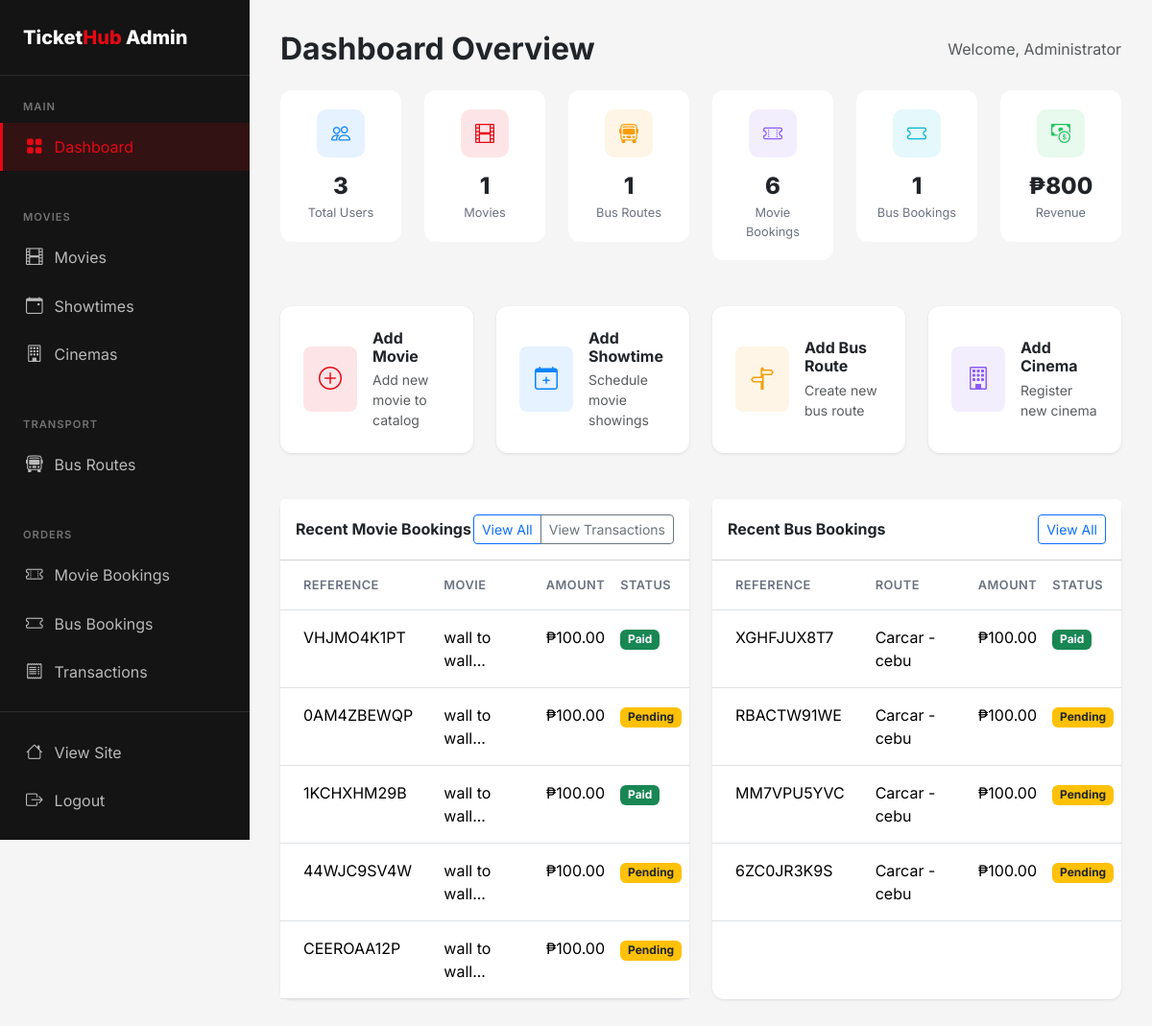
Page /admin (signed in) on the earlier database version.
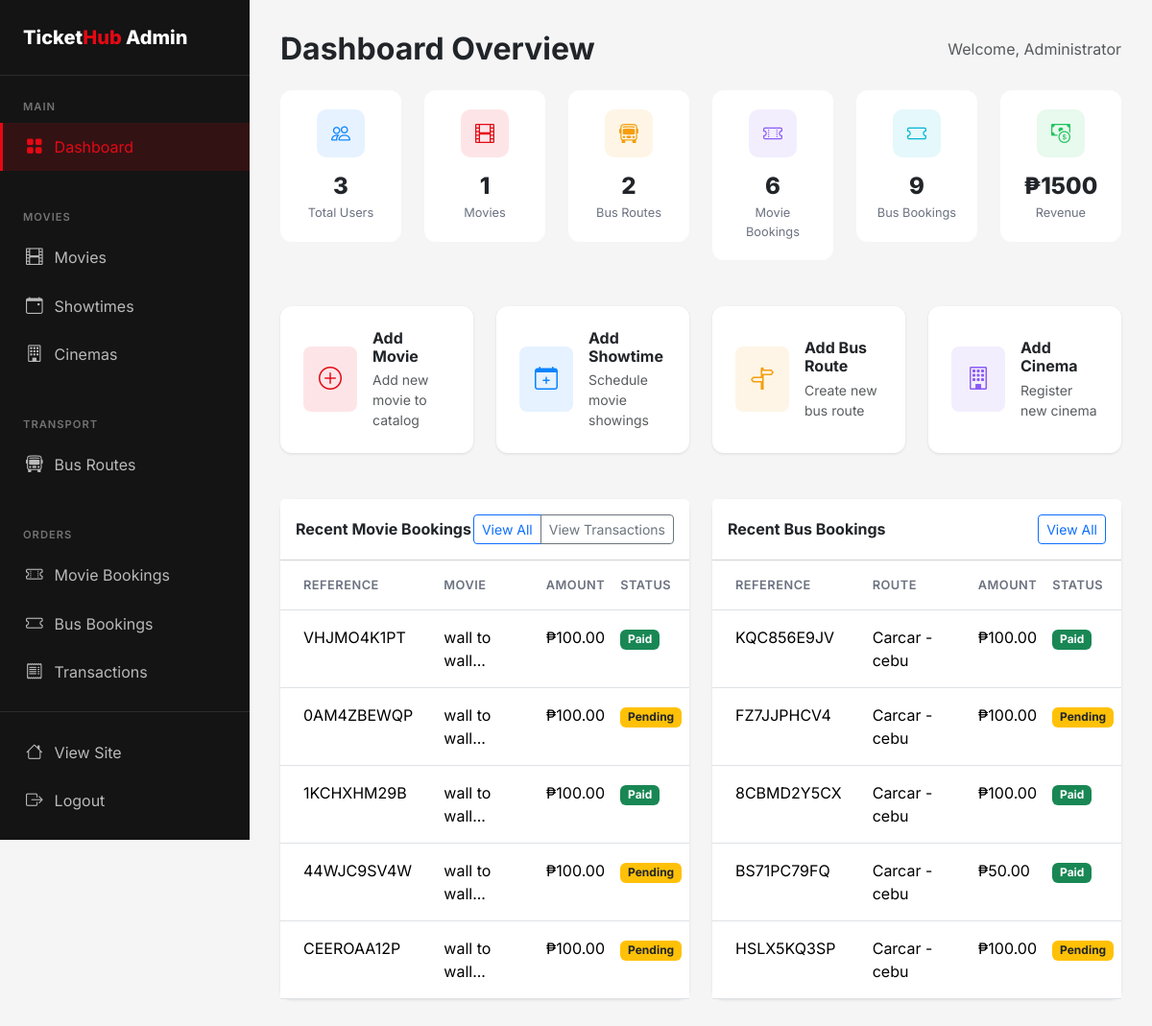
Same page on the later database version.
### flask_app/app.py (models this page shows)
class MovieBooking(db.Model):
    id = db.Column(db.Integer, primary_key=True)
    user_id = db.Column(db.Integer, db.ForeignKey('user.id'), nullable=False)
    showtime_id = db.Column(db.Integer, db.ForeignKey('showtime.id'), nullable=False)
    num_tickets = db.Column(db.Integer, nullable=False)
    seat_numbers = db.Column(db.String(200))
    total_amount = db.Column(db.Float, nullable=False)
    payment_status = db.Column(db.String(20), default='pending')  # pending, completed, failed, refunded
    payment_method = db.Column(db.String(20))     # 'card', 'gcash', 'paymaya', 'paypal'
    payment_reference = db.Column(db.String(255)) # PayMongo source/payment id
    booking_reference = db.Column(db.String(20), unique=True)
    created_at = db.Column(db.DateTime, default=datetime.utcnow)

class Movie(db.Model):
    id = db.Column(db.Integer, primary_key=True)
    title = db.Column(db.String(200), nullable=False)
    description = db.Column(db.Text)
    genre = db.Column(db.String(100))
    duration = db.Column(db.Integer)  # in minutes
    rating = db.Column(db.String(10))  # PG, PG-13, R, etc.
    poster_image = db.Column(db.String(255))
    trailer_url = db.Column(db.String(255))
    release_date = db.Column(db.Date)
    is_active = db.Column(db.Boolean, default=True)
    created_at = db.Column(db.DateTime, default=datetime.utcnow)
    showtimes = db.relationship('Showtime', backref='movie', lazy=True, cascade='all, delete-orphan')

class BusBooking(db.Model):
    id = db.Column(db.Integer, primary_key=True)
    user_id = db.Column(db.Integer, db.ForeignKey('user.id'), nullable=False)
    schedule_id = db.Column(db.Integer, db.ForeignKey('bus_schedule.id'), nullable=False)
    num_tickets = db.Column(db.Integer, nullable=False)
    seat_numbers = db.Column(db.String(200))
    passenger_names = db.Column(db.Text)
    total_amount = db.Column(db.Float, nullable=False)
    payment_status = db.Column(db.String(20), default='pending')  # pending, completed, failed, refunded
    payment_method = db.Column(db.String(20))     # 'card', 'gcash', 'paymaya', 'paypal'
    payment_reference = db.Column(db.String(255)) # PayMongo source/payment id
    booking_reference = db.Column(db.String(20), unique=True)
    created_at = db.Column(db.DateTime, default=datetime.utcnow)

class BusRoute(db.Model):
    id = db.Column(db.Integer, primary_key=True)
    origin = db.Column(db.String(100), nullable=False)
    destination = db.Column(db.String(100), nullable=False)
    bus_operator = db.Column(db.String(100))
    bus_type = db.Column(db.String(50))  # AC, Non-AC, Sleeper, etc.
    departure_time = db.Column(db.Time, nullable=False)
    arrival_time = db.Column(db.Time, nullable=False)
    duration = db.Column(db.String(50))
    price = db.Column(db.Float, nullable=False)
    total_seats = db.Column(db.Integer, default=40)
    amenities = db.Column(db.String(255))  # WiFi, Charging, etc.
    is_active = db.Column(db.Boolean, default=True)
    schedules = db.relationship('BusSchedule', backref='route', lazy=True)

### flask_app/app.py (the view)
@app.route('/admin')
@login_required
@admin_required
def admin_dashboard():
    completed_statuses = ['completed', 'paid']
    movie_count = MovieBooking.query.filter(MovieBooking.payment_status.in_(completed_statuses)).count()
    bus_count = BusBooking.query.filter(BusBooking.payment_status.in_(completed_statuses)).count()
    movie_revenue = sum([b.total_amount for b in MovieBooking.query.filter(MovieBooking.payment_status.in_(completed_statuses)).all()])
    bus_revenue = sum([b.total_amount for b in BusBooking.query.filter(BusBooking.payment_status.in_(completed_statuses)).all()])
    stats = {
        'total_users': User.query.count(),
        'total_movies': Movie.query.count(),
        'total_bus_routes': BusRoute.query.count(),
        'movie_bookings': movie_count,
        'bus_bookings': bus_count,
        'total_revenue': float(movie_revenue + bus_revenue)
    }
    recent_movie_bookings = MovieBooking.query.order_by(MovieBooking.created_at.desc()).limit(5).all()
    recent_bus_bookings = BusBooking.query.order_by(BusBooking.created_at.desc()).limit(5).all()
    return render_template('admin/dashboard.html', stats=stats,
                         recent_movie_bookings=recent_movie_bookings,
                         recent_bus_bookings=recent_bus_bookings)

### flask_app/app.py (called while the page is built)
@login_manager.user_loader
def load_user(user_id):
    return User.query.get(int(user_id))

def admin_required(f):
    @wraps(f)
    def decorated_function(*args, **kwargs):
        if not current_user.is_authenticated or not current_user.is_admin:
            flash('You need admin access for this action.', 'error')
            return redirect(url_for('index'))
        return f(*args, **kwargs)
    return decorated_function

### flask_app/templates/admin/dashboard.html (shortened to what the changed rows need)
{% extends 'admin/base.html' %}
{% block admin_content %}
<div class="d-flex justify-content-between align-items-center mb-4">
    <h2 class="fw-bold mb-0">Dashboard Overview</h2>
</div>
<div class="row g-4 mb-5">
    <div class="col-md-6 col-lg-4 col-xl-2">
        <div class="stat-card">
            <div class="stat-icon" style="background: rgba(245, 158, 11, 0.1);">
                <i class="bi bi-bus-front" style="color: #F59E0B;"></i>
            </div>
            <div class="stat-value">{{ stats.total_bus_routes }}</div>
            <div class="stat-label">Bus Routes</div>
        </div>
    </div>
    <div class="col-md-6 col-lg-4 col-xl-2">
        <div class="stat-card">
            <div class="stat-icon" style="background: rgba(6, 182, 212, 0.1);">
                <i class="bi bi-ticket" style="color: #06B6D4;"></i>
            </div>
            <div class="stat-value">{{ stats.bus_bookings }}</div>
            <div class="stat-label">Bus Bookings</div>
        </div>
    </div>
    <div class="col-md-6 col-lg-4 col-xl-2">
        <div class="stat-card">
            <div class="stat-icon" style="background: rgba(34, 197, 94, 0.1);">
                <i class="bi bi-cash-coin" style="color: #22C55E;"></i>
            </div>
            <div class="stat-value">₱{{ "%.0f"|format(stats.total_revenue) }}</div>
            <div class="stat-label">Revenue</div>
        </div>
    </div>
</div>
<div class="row g-4">
    <div class="col-lg-6">
        <div class="card h-100">
            <div class="card-body p-0">
                {% if recent_movie_bookings %}
                    <div class="table-responsive">
                        <table class="table table-hover mb-0">
                            <thead class="bg-light">
                                <tr>
                                    <th class="px-4 py-3">Reference</th>
                                    <th class="py-3">Movie</th>
                                    <th class="py-3">Amount</th>
                                    <th class="py-3">Status</th>
                                </tr>
                            </thead>
                            <tbody>
                                {% for booking in recent_movie_bookings %}
                                <tr>
                                    <td class="px-4 py-3">{{ booking.booking_reference }}</td>
                                    <td class="py-3">{{ booking.showtime.movie.title[:20] }}...</td>
                                    <td class="py-3">₱{{ "%.2f"|format(booking.total_amount) }}</td>
                                    <td class="py-3">
                                        {% if booking.payment_status in ['completed','paid'] %}
                                            <span class="badge bg-success">Paid</span>
                                        {% else %}
                                            <span class="badge bg-warning text-dark">Pending</span>
                                        {% endif %}
                                    </td>
                                </tr>
                                {% endfor %}
                            </tbody>
                        </table>
                    </div>
                {% else %}
                    <div class="text-center py-4">
                        <p class="text-muted mb-0">No movie bookings yet</p>
                    </div>
                {% endif %}
            </div>
        </div>
    </div>
    <div class="col-lg-6">
        <div class="card h-100">
            <div class="card-body p-0">
                {% if recent_bus_bookings %}
                    <div class="table-responsive">
                        <table class="table table-hover mb-0">
                            <thead class="bg-light">
                                <tr>
                                    <th class="px-4 py-3">Reference</th>
                                    <th class="py-3">Route</th>
                                    <th class="py-3">Amount</th>
                                    <th class="py-3">Status</th>
                                </tr>
                            </thead>
                            <tbody>
                                {% for booking in recent_bus_bookings %}
                                <tr>
                                    <td class="px-4 py-3">{{ booking.booking_reference }}</td>
                                    <td class="py-3">{{ booking.schedule.route.origin }} - {{ booking.schedule.route.destination }}</td>
                                    <td class="py-3">₱{{ "%.2f"|format(booking.total_amount) }}</td>
                                    <td class="py-3">
                                        {% if booking.payment_status in ['completed','paid'] %}
                                            <span class="badge bg-success">Paid</span>
                                        {% else %}
                                            <span class="badge bg-warning text-dark">Pending</span>
                                        {% endif %}
                                    </td>
                                </tr>
                                {% endfor %}
                            </tbody>
                        </table>
                    </div>
                {% else %}
                    <div class="text-center py-4">
                        <p class="text-muted mb-0">No bus bookings yet</p>
                    </div>
                {% endif %}
            </div>
        </div>
    </div>
</div>
{% endblock %}

Differences in the rows shown:
no longer on this page (row unchanged): BusBooking: booking_reference "XGHFJUX8T7", schedule.route.origin "Carcar", schedule.route.destination "cebu", total_amount "100.00", payment_status "Paid"
no longer on this page (row unchanged): BusBooking: booking_reference "RBACTW91WE", schedule.route.origin "Carcar", schedule.route.destination "cebu", total_amount "100.00", payment_status "Pending"
no longer on this page (row unchanged): BusBooking: booking_reference "MM7VPU5YVC", schedule.route.origin "Carcar", schedule.route.destination "cebu", total_amount "100.00", payment_status "Pending"
no longer on this page (row unchanged): BusBooking: booking_reference "6ZC0JR3K9S", schedule.route.origin "Carcar", schedule.route.destination "cebu", total_amount "100.00", payment_status "Pending"
added BusBooking: booking_reference "KQC856E9JV", schedule.route.origin "Carcar", schedule.route.destination "cebu", total_amount "100.00", payment_status "Paid"
added BusBooking: booking_reference "FZ7JJPHCV4", schedule.route.origin "Carcar", schedule.route.destination "cebu", total_amount "100.00", payment_status "Pending"
added BusBooking: booking_reference "8CBMD2Y5CX", schedule.route.origin "Carcar", schedule.route.destination "cebu", total_amount "100.00", payment_status "Paid"
added BusBooking: booking_reference "BS71PC79FQ", schedule.route.origin "Carcar", schedule.route.destination "cebu", total_amount "50.00", payment_status "Paid"
added BusBooking: booking_reference "HSLX5KQ3SP", schedule.route.origin "Carcar", schedule.route.destination "cebu", total_amount "100.00", payment_status "Pending"
Other differences:
{{ stats.total_bus_routes }}: "1" → "2"
{{ stats.bus_bookings }}: "1" → "9"
{{ "%.0f"|format(stats.total_revenue) }}: "800" → "1500"
